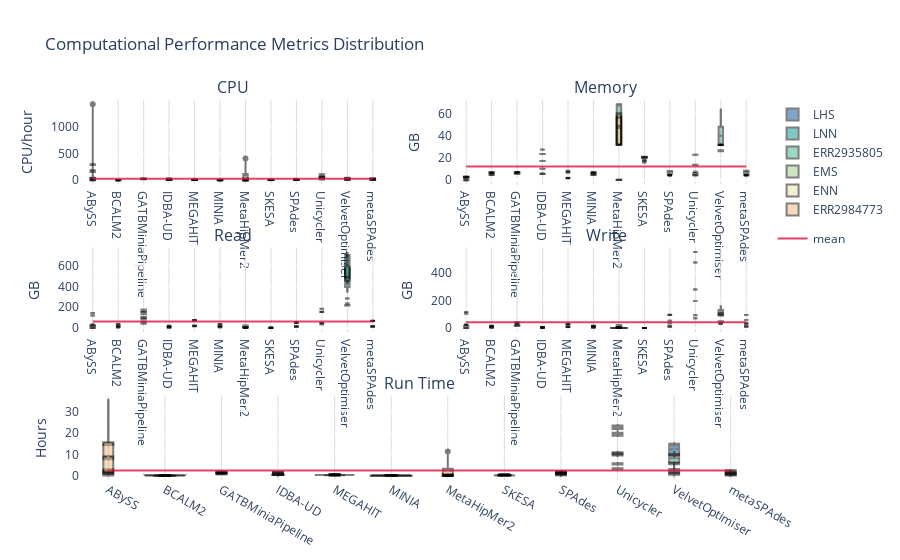

Here is the notebook cell this chart was saved with:
### Code cell
fig_per_sample = make_subplots(rows=3, cols=2, shared_xaxes=False, 
                               subplot_titles=('CPU', 'Memory', 'Read', 'Write', 'Run Time'),
                               specs=[[{}, {}],[{}, {}],[{"colspan": 2}, None]])
row_coord = 1
col_coord = 1

for column in ['cpus', 'rss', 'rchar', 'wchar']:
    showlegend = True if (row_coord == 1 and col_coord == 1) else False
    i=0
    for sample in pipeline_stats_df['sample'].unique():

        fig_per_sample.add_trace(go.Violin(y=pipeline_stats_df[column][pipeline_stats_df['sample'] == sample],
                                        x=pipeline_stats_df['assembler'][pipeline_stats_df['sample'] == sample],
                                        legendgroup='Log', scalegroup='Log', name=sample, box_visible=True, line_color='black',
                                        meanline_visible=True, fillcolor=COLOURS[i], opacity=0.5,
                                        showlegend=showlegend, spanmode='hard'),
                              row=row_coord, col=col_coord)
        i+=1
    
    fig_per_sample.add_trace(go.Scatter(y=[pipeline_stats_df[column].mean()]*len(pipeline_stats_df['assembler']), 
                                    x=pipeline_stats_df['assembler'], mode='lines', name='mean',
                                    line=dict(color="crimson"), opacity=0.8, showlegend=showlegend),
                          row=row_coord, col=col_coord)
    if col_coord == 2:
        col_coord = 1
        row_coord += 1
    else:
        col_coord +=1

i=0
for sample in pipeline_stats_df['sample'].unique():
    fig_per_sample.add_trace(go.Violin(y=pipeline_stats_df['time_hours'][pipeline_stats_df['sample'] == sample],
                 x=pipeline_stats_df['assembler'][pipeline_stats_df['sample'] == sample],
                    box_visible=True, line_color='black',
                    meanline_visible=True, fillcolor=COLOURS[i], opacity=0.5,
                    showlegend=False, spanmode='hard'),  row=3, col=1)
    i+=1

fig_per_sample.add_trace(go.Scatter(y=[pipeline_stats_df['time_hours'].mean()]*len(global_pipeline_stats_df['assembler']), 
                              x=global_pipeline_stats_df['assembler'], mode='lines',
                              line=dict(color="crimson"), opacity=0.8, name='Mean', showlegend=False),  row=3, col=1)

fig_per_sample.update_layout(plot_bgcolor='rgb(255,255,255)', title_text="Computational Performance Metrics Distribution")
# grid
fig_per_sample['layout']['xaxis']['gridcolor']='#DCDCDC'
fig_per_sample['layout']['xaxis2']['gridcolor']='#DCDCDC'
fig_per_sample['layout']['xaxis3']['gridcolor']='#DCDCDC'
fig_per_sample['layout']['xaxis4']['gridcolor']='#DCDCDC'
fig_per_sample['layout']['xaxis5']['gridcolor']='#DCDCDC'
# y-axis legends
fig_per_sample['layout']['yaxis']['title']='CPU/hour'
fig_per_sample['layout']['yaxis2']['title']='GB'
fig_per_sample['layout']['yaxis3']['title']='GB'
fig_per_sample['layout']['yaxis4']['title']='GB'
fig_per_sample['layout']['yaxis5']['title']='Hours'

fig_per_sample.update_layout(violingap=0, violinmode='overlay')
fig_per_sample.update_xaxes(categoryorder='category ascending')

fig_per_sample.show()
plot(fig_per_sample, filename='Plots/Performance/Fig S3 - Per Sample Computational Performance Metrics Distribution.html', auto_open=False)

### Figure 1 — Plotly figure (JSON) as saved in the notebook; plotly's stock layout.template omitted (floating-point values rounded to 4 significant figures; data arrays with more than 128 entries replaced by an {"elided": "..."} marker saying what was removed)
{"data": [{"box": {"visible": true}, "fillcolor": "#004B93", "legendgroup": "Log", "line": {"color": "black"}, "meanline": {"visible": true}, "name": "LHS", "opacity": 0.5, "scalegroup": "Log", "showlegend": true, "spanmode": "hard", "type": "violin", "x": ["MetaHipMer2", "MetaHipMer2", "MetaHipMer2", "BCALM2", "MINIA", "SKESA", "MEGAHIT", "metaSPAdes", "IDBA-UD", "GATBMiniaPipeline", "SPAdes", "VelvetOptimiser", "Unicycler", "ABySS", "ABySS", "ABySS", "MetaHipMer2", "MetaHipMer2", "BCALM2", "MetaHipMer2", "MINIA", "SKESA", "MEGAHIT", "metaSPAdes", "SPAdes", "IDBA-UD", "GATBMiniaPipeline", "Unicycler", "VelvetOptimiser", "ABySS", "ABySS", "ABySS", "SPAdes", "Unicycler", "GATBMiniaPipeline", "metaSPAdes", "SKESA", "MINIA", "BCALM2", "MEGAHIT", "IDBA-UD", "VelvetOptimiser", "MetaHipMer2", "MetaHipMer2", "MetaHipMer2", "ABySS", "ABySS", "ABySS"], "xaxis": "x", "y": [0.002123, 0.002032, 0.001967, 2.571, 6.198, 5.548, 8.963, 24.3, 30.28, 26.11, 24.36, 28.19, 72.42, 0, 0, 0, 0.002036, 0.002086, 2.555, 0.00171, 6.023, 4.428, 9.983, 21.43, 22.32, 26.79, 26.42, 67.06, 45.54, 0, 0, 0, 23.6, 67.27, 25.85, 26.57, 4.356, 6.211, 2.475, 9.852, 26.85, 43.66, 0.00187, 0.001903, 0.002087, 0, 0, 0], "yaxis": "y"}, {"box": {"visible": true}, "fillcolor": "#009392", "legendgroup": "Log", "line": {"color": "black"}, "meanline": {"visible": true}, "name": "LNN", "opacity": 0.5, "scalegroup": "Log", "showlegend": true, "spanmode": "hard", "type": "violin", "x": ["MetaHipMer2", "MetaHipMer2", "MetaHipMer2", "BCALM2", "MINIA", "SKESA", "MEGAHIT", "metaSPAdes", "IDBA-UD", "SPAdes", "GATBMiniaPipeline", "ABySS", "Unicycler", "VelvetOptimiser", "MetaHipMer2", "MetaHipMer2", "BCALM2", "MINIA", "MetaHipMer2", "SKESA", "MEGAHIT", "SPAdes", "IDBA-UD", "GATBMiniaPipeline", "metaSPAdes", "ABySS", "Unicycler", "VelvetOptimiser", "MINIA", "BCALM2", "Unicycler", "metaSPAdes", "SPAdes", "SKESA", "ABySS", "MEGAHIT", "VelvetOptimiser", "IDBA-UD", "MetaHipMer2", "MetaHipMer2", "MetaHipMer2", "GATBMiniaPipeline"], "xaxis": "x", "y": [0.002048, 0.001769, 0.002087, 1.919, 1.689, 6.444, 9.701, 16.83, 0.4836, 17.84, 21.41, 40.78, 56.2, 17.16, 0.001937, 0.002045, 1.95, 1.951, 0.001799, 8.016, 10.69, 16.21, 20.27, 22.44, 21.85, 36.43, 59.54, 23.74, 1.757, 1.869, 62.82, 17.77, 19.29, 6.406, 38.9, 0.1799, 15.28, 19.57, 0.00187, 0.001929, 0.001837, 22.21], "yaxis": "y"}, {"box": {"visible": true}, "fillcolor": "#39B185", "legendgroup": "Log", "line": {"color": "black"}, "meanline": {"visible": true}, "name": "ERR2935805", "opacity": 0.5, "scalegroup": "Log", "showlegend": true, "spanmode": "hard", "type": "violin", "x": ["MetaHipMer2", "BCALM2", "MINIA", "SKESA", "MEGAHIT", "MetaHipMer2", "GATBMiniaPipeline", "IDBA-UD", "SPAdes", "metaSPAdes", "VelvetOptimiser", "VelvetOptimiser", "ABySS", "Unicycler", "MetaHipMer2", "BCALM2", "MINIA", "SKESA", "MEGAHIT", "MetaHipMer2", "GATBMiniaPipeline", "IDBA-UD", "SPAdes", "metaSPAdes", "VelvetOptimiser", "ABySS", "Unicycler", "MINIA", "SPAdes", "BCALM2", "GATBMiniaPipeline", "SKESA", "IDBA-UD", "MetaHipMer2", "MEGAHIT", "metaSPAdes", "VelvetOptimiser", "ABySS", "Unicycler"], "xaxis": "x", "y": [0.7552, 2.343, 3.036, 4.756, 12.49, 36.04, 24.21, 28.92, 24.06, 36.07, 17.15, 48.84, 282.1, 97.7, 0.4998, 2.262, 2.977, 5.009, 12.44, 34.09, 24.44, 26.55, 24.84, 32.19, 31.4, 302.8, 109.9, 3.199, 0.5191, 2.242, 24.39, 4.328, 28.63, 32.66, 10.95, 34.88, 31.76, 284.1, 108.8], "yaxis": "y"}, {"box": {"visible": true}, "fillcolor": "#9CCB86", "legendgroup": "Log", "line": {"color": "black"}, "meanline": {"visible": true}, "name": "EMS", "opacity": 0.5, "scalegroup": "Log", "showlegend": true, "spanmode": "hard", "type": "violin", "x": ["metaSPAdes", "MEGAHIT", "BCALM2", "Unicycler", "SPAdes", "MINIA", "SKESA", "VelvetOptimiser", "ABySS", "IDBA-UD", "MetaHipMer2", "GATBMiniaPipeline", "MetaHipMer2", "BCALM2", "MINIA", "SKESA", "MetaHipMer2", "IDBA-UD", "MEGAHIT", "metaSPAdes", "GATBMiniaPipeline", "SPAdes", "VelvetOptimiser", "ABySS", "Unicycler", "BCALM2", "MINIA", "MetaHipMer2", "SKESA", "MEGAHIT", "IDBA-UD", "metaSPAdes", "MetaHipMer2", "GATBMiniaPipeline", "SPAdes", "VelvetOptimiser", "ABySS", "Unicycler"], "xaxis": "x", "y": [0.3608, 4.298, 0.6613, 34.77, 10.92, 0.732, 2.196, 16.56, 151.9, 7.505, 9.033, 22.51, 0.189, 0.01155, 0.7028, 2.386, 8.613, 7.362, 5.063, 10.06, 22.21, 11.5, 0.3115, 188.3, 38.18, 0.7347, 0.7891, 0.2384, 2.486, 5.116, 7.336, 10.09, 14.62, 22.44, 11.64, 17.44, 156.5, 34.44], "yaxis": "y"}, {"box": {"visible": true}, "fillcolor": "#E9E29C", "legendgroup": "Log", "line": {"color": "black"}, "meanline": {"visible": true}, "name": "ENN", "opacity": 0.5, "scalegroup": "Log", "showlegend": true, "spanmode": "hard", "type": "violin", "x": ["SKESA", "metaSPAdes", "BCALM2", "SPAdes", "GATBMiniaPipeline", "MEGAHIT", "Unicycler", "MINIA", "ABySS", "IDBA-UD", "VelvetOptimiser", "MetaHipMer2", "BCALM2", "MINIA", "MetaHipMer2", "SKESA", "MEGAHIT", "MetaHipMer2", "SPAdes", "metaSPAdes", "IDBA-UD", "GATBMiniaPipeline", "ABySS", "VelvetOptimiser", "Unicycler", "BCALM2", "MINIA", "MetaHipMer2", "SKESA", "MEGAHIT", "SPAdes", "metaSPAdes", "IDBA-UD", "MetaHipMer2", "ABySS", "GATBMiniaPipeline", "VelvetOptimiser", "Unicycler"], "xaxis": "x", "y": [2.488, 3.654, 0.5537, 4.093, 19.65, 3.066, 15.22, 0.5493, 12.26, 5.76, 13.01, 6.997, 0.5234, 0.5433, 0.1841, 2.118, 3.433, 6.792, 3.752, 4.433, 5.894, 19.66, 0.2817, 12.61, 16.55, 0.5608, 0.6166, 0.1983, 2.172, 3.071, 3.845, 4.28, 6.52, 8.016, 12.01, 19.31, 12.74, 17.49], "yaxis": "y"}, {"box": {"visible": true}, "fillcolor": "#EEB479", "legendgroup": "Log", "line": {"color": "black"}, "meanline": {"visible": true}, "name": "ERR2984773", "opacity": 0.5, "scalegroup": "Log", "showlegend": true, "spanmode": "hard", "type": "violin", "x": ["MEGAHIT", "SPAdes", "SKESA", "GATBMiniaPipeline", "BCALM2", "Unicycler", "MINIA", "metaSPAdes", "IDBA-UD", "VelvetOptimiser", "MetaHipMer2", "ABySS", "ABySS", "MetaHipMer2", "BCALM2", "MINIA", "SKESA", "MEGAHIT", "MetaHipMer2", "IDBA-UD", "GATBMiniaPipeline", "metaSPAdes", "SPAdes", "VelvetOptimiser", "Unicycler", "ABySS", "ABySS", "ABySS", "BCALM2", "MINIA", "MetaHipMer2", "SKESA", "MEGAHIT", "IDBA-UD", "MetaHipMer2", "metaSPAdes", "GATBMiniaPipeline", "SPAdes", "VelvetOptimiser", "Unicycler", "ABySS", "ABySS", "ABySS"], "xaxis": "x", "y": [6.053, 14.02, 3.713, 29.42, 0.9722, 55.01, 1.321, 14.41, 12.18, 17.95, 402.1, 0, 1412.0, 0.1915, 1.041, 1.519, 3.511, 5.93, 15.16, 11.52, 29.97, 14.81, 13.06, 17.95, 54.32, 0, 0, 0, 1.017, 1.608, 0.2644, 3.695, 5.277, 11.47, 20.43, 13.25, 31.46, 13.37, 18.89, 61.24, 0, 0, 95.57], "yaxis": "y"}, {"line": {"color": "crimson"}, "mode": "lines", "name": "mean", "opacity": 0.8, "showlegend": true, "type": "scatter", "x": {"elided": "248 str values"}, "xaxis": "x", "y": {"elided": "248 float values"}, "yaxis": "y"}, {"box": {"visible": true}, "fillcolor": "#004B93", "legendgroup": "Log", "line": {"color": "black"}, "meanline": {"visible": true}, "name": "LHS", "opacity": 0.5, "scalegroup": "Log", "showlegend": false, "spanmode": "hard", "type": "violin", "x": ["MetaHipMer2", "MetaHipMer2", "MetaHipMer2", "BCALM2", "MINIA", "SKESA", "MEGAHIT", "metaSPAdes", "IDBA-UD", "GATBMiniaPipeline", "SPAdes", "VelvetOptimiser", "Unicycler", "ABySS", "ABySS", "ABySS", "MetaHipMer2", "MetaHipMer2", "BCALM2", "MetaHipMer2", "MINIA", "SKESA", "MEGAHIT", "metaSPAdes", "SPAdes", "IDBA-UD", "GATBMiniaPipeline", "Unicycler", "VelvetOptimiser", "ABySS", "ABySS", "ABySS", "SPAdes", "Unicycler", "GATBMiniaPipeline", "metaSPAdes", "SKESA", "MINIA", "BCALM2", "MEGAHIT", "IDBA-UD", "VelvetOptimiser", "MetaHipMer2", "MetaHipMer2", "MetaHipMer2", "ABySS", "ABySS", "ABySS"], "xaxis": "x2", "y": [0.0987, 0.2173, 0.3574, 7.2, 7.2, 21, 6.9, 4.6, 27.7, 7.4, 4.6, 31.9, 7.7, 0, 0, 0, 0.1021, 0.2194, 7.2, 0.3103, 7.2, 20.8, 6.9, 4.6, 4.6, 27.7, 7.4, 7.7, 32, 0, 0, 0, 4.6, 7.7, 7.4, 4.6, 21.3, 7.2, 7.3, 6.9, 27.7, 31.9, 0.0829, 0.2163, 0.3595, 0, 0, 0], "yaxis": "y2"}, {"box": {"visible": true}, "fillcolor": "#009392", "legendgroup": "Log", "line": {"color": "black"}, "meanline": {"visible": true}, "name": "LNN", "opacity": 0.5, "scalegroup": "Log", "showlegend": false, "spanmode": "hard", "type": "violin", "x": ["MetaHipMer2", "MetaHipMer2", "MetaHipMer2", "BCALM2", "MINIA", "SKESA", "MEGAHIT", "metaSPAdes", "IDBA-UD", "SPAdes", "GATBMiniaPipeline", "ABySS", "Unicycler", "VelvetOptimiser", "MetaHipMer2", "MetaHipMer2", "BCALM2", "MINIA", "MetaHipMer2", "SKESA", "MEGAHIT", "SPAdes", "IDBA-UD", "GATBMiniaPipeline", "metaSPAdes", "ABySS", "Unicycler", "VelvetOptimiser", "MINIA", "BCALM2", "Unicycler", "metaSPAdes", "SPAdes", "SKESA", "ABySS", "MEGAHIT", "VelvetOptimiser", "IDBA-UD", "MetaHipMer2", "MetaHipMer2", "MetaHipMer2", "GATBMiniaPipeline"], "xaxis": "x2", "y": [0.0997, 0.2199, 0.3659, 7, 7, 20.7, 8.5, 4.6, 17.4, 4.6, 7.1, 2.9, 4.6, 31.9, 0.105, 0.148, 7, 7.1, 0.3511, 20.6, 8.5, 4.6, 17.4, 7.1, 4.6, 3, 4.6, 31.9, 7.1, 7, 4.6, 4.6, 4.6, 20.7, 2.8, 8.5, 31.9, 17.5, 0.1006, 0.218, 0.3652, 7.2], "yaxis": "y2"}, {"box": {"visible": true}, "fillcolor": "#39B185", "legendgroup": "Log", "line": {"color": "black"}, "meanline": {"visible": true}, "name": "ERR2935805", "opacity": 0.5, "scalegroup": "Log", "showlegend": false, "spanmode": "hard", "type": "violin", "x": ["MetaHipMer2", "BCALM2", "MINIA", "SKESA", "MEGAHIT", "MetaHipMer2", "GATBMiniaPipeline", "IDBA-UD", "SPAdes", "metaSPAdes", "VelvetOptimiser", "VelvetOptimiser", "ABySS", "Unicycler", "MetaHipMer2", "BCALM2", "MINIA", "SKESA", "MEGAHIT", "MetaHipMer2", "GATBMiniaPipeline", "IDBA-UD", "SPAdes", "metaSPAdes", "VelvetOptimiser", "ABySS", "Unicycler", "MINIA", "SPAdes", "BCALM2", "GATBMiniaPipeline", "SKESA", "IDBA-UD", "MetaHipMer2", "MEGAHIT", "metaSPAdes", "VelvetOptimiser", "ABySS", "Unicycler"], "xaxis": "x2", "y": [32, 6.3, 6.1, 20.7, 7.6, 68.4, 7.3, 23.8, 8.4, 8.5, 31.9, 64.6, 2.2, 22.9, 31.9, 6.3, 6.3, 19.9, 7.6, 68.6, 7.3, 23.8, 8.3, 8.5, 32, 2.2, 23, 6.3, 8.3, 6.3, 7.3, 21.1, 23.6, 68.7, 7.6, 8.3, 31.9, 2.2, 23.1], "yaxis": "y2"}, {"box": {"visible": true}, "fillcolor": "#9CCB86", "legendgroup": "Log", "line": {"color": "black"}, "meanline": {"visible": true}, "name": "EMS", "opacity": 0.5, "scalegroup": "Log", "showlegend": false, "spanmode": "hard", "type": "violin", "x": ["metaSPAdes", "MEGAHIT", "BCALM2", "Unicycler", "SPAdes", "MINIA", "SKESA", "VelvetOptimiser", "ABySS", "IDBA-UD", "MetaHipMer2", "GATBMiniaPipeline", "MetaHipMer2", "BCALM2", "MINIA", "SKESA", "MetaHipMer2", "IDBA-UD", "MEGAHIT", "metaSPAdes", "GATBMiniaPipeline", "SPAdes", "VelvetOptimiser", "ABySS", "Unicycler", "BCALM2", "MINIA", "MetaHipMer2", "SKESA", "MEGAHIT", "IDBA-UD", "metaSPAdes", "MetaHipMer2", "GATBMiniaPipeline", "SPAdes", "VelvetOptimiser", "ABySS", "Unicycler"], "xaxis": "x2", "y": [4.6, 2.1, 6.6, 6.5, 4.6, 6.6, 17.8, 31.9, 3.2, 6, 57.2, 6.8, 32, 6.7, 6.6, 17.8, 57.3, 6, 2.1, 4.6, 6.8, 4.6, 31.9, 3.2, 6.3, 6.7, 6.6, 32.1, 17.8, 2.1, 6, 4.9, 57.3, 6.8, 4.6, 31.9, 3.3, 6.5], "yaxis": "y2"}, {"box": {"visible": true}, "fillcolor": "#E9E29C", "legendgroup": "Log", "line": {"color": "black"}, "meanline": {"visible": true}, "name": "ENN", "opacity": 0.5, "scalegroup": "Log", "showlegend": false, "spanmode": "hard", "type": "violin", "x": ["SKESA", "metaSPAdes", "BCALM2", "SPAdes", "GATBMiniaPipeline", "MEGAHIT", "Unicycler", "MINIA", "ABySS", "IDBA-UD", "VelvetOptimiser", "MetaHipMer2", "BCALM2", "MINIA", "MetaHipMer2", "SKESA", "MEGAHIT", "MetaHipMer2", "SPAdes", "metaSPAdes", "IDBA-UD", "GATBMiniaPipeline", "ABySS", "VelvetOptimiser", "Unicycler", "BCALM2", "MINIA", "MetaHipMer2", "SKESA", "MEGAHIT", "SPAdes", "metaSPAdes", "IDBA-UD", "MetaHipMer2", "ABySS", "GATBMiniaPipeline", "VelvetOptimiser", "Unicycler"], "xaxis": "x2", "y": [16.1, 4.6, 5.1, 4.6, 6.8, 1.7, 4.5, 5.1, 2.9, 5.6, 26.2, 57.6, 5.1, 5.1, 32.9, 16.1, 1.7, 56.8, 4.6, 4.6, 5.6, 6.9, 3, 26.6, 4.7, 5.1, 5.1, 32, 16.1, 1.7, 4.6, 4.6, 5.7, 56.9, 2.9, 6.8, 27.3, 4.6], "yaxis": "y2"}, {"box": {"visible": true}, "fillcolor": "#EEB479", "legendgroup": "Log", "line": {"color": "black"}, "meanline": {"visible": true}, "name": "ERR2984773", "opacity": 0.5, "scalegroup": "Log", "showlegend": false, "spanmode": "hard", "type": "violin", "x": ["MEGAHIT", "SPAdes", "SKESA", "GATBMiniaPipeline", "BCALM2", "Unicycler", "MINIA", "metaSPAdes", "IDBA-UD", "VelvetOptimiser", "MetaHipMer2", "ABySS", "ABySS", "MetaHipMer2", "BCALM2", "MINIA", "SKESA", "MEGAHIT", "MetaHipMer2", "IDBA-UD", "GATBMiniaPipeline", "metaSPAdes", "SPAdes", "VelvetOptimiser", "Unicycler", "ABySS", "ABySS", "ABySS", "BCALM2", "MINIA", "MetaHipMer2", "SKESA", "MEGAHIT", "IDBA-UD", "MetaHipMer2", "metaSPAdes", "GATBMiniaPipeline", "SPAdes", "VelvetOptimiser", "Unicycler", "ABySS", "ABySS", "ABySS"], "xaxis": "x2", "y": [2.1, 5.8, 17.8, 5.8, 4.8, 13.8, 4.7, 6.8, 10.3, 31.9, 61.3, 0, 3.1, 32, 4.6, 4.8, 17.8, 2.1, 60.1, 10.4, 5.6, 6.9, 6.8, 31.9, 13.9, 0, 0, 0, 4.7, 4.8, 31.9, 17.8, 2.1, 10.4, 60.4, 6.2, 5.7, 6.5, 31.9, 13.8, 0, 0, 3.6], "yaxis": "y2"}, {"line": {"color": "crimson"}, "mode": "lines", "name": "mean", "opacity": 0.8, "showlegend": false, "type": "scatter", "x": {"elided": "248 str values"}, "xaxis": "x2", "y": {"elided": "248 float values"}, "yaxis": "y2"}, {"box": {"visible": true}, "fillcolor": "#004B93", "legendgroup": "Log", "line": {"color": "black"}, "meanline": {"visible": true}, "name": "LHS", "opacity": 0.5, "scalegroup": "Log", "showlegend": false, "spanmode": "hard", "type": "violin", "x": ["MetaHipMer2", "MetaHipMer2", "MetaHipMer2", "BCALM2", "MINIA", "SKESA", "MEGAHIT", "metaSPAdes", "IDBA-UD", "GATBMiniaPipeline", "SPAdes", "VelvetOptimiser", "Unicycler", "ABySS", "ABySS", "ABySS", "MetaHipMer2", "MetaHipMer2", "BCALM2", "MetaHipMer2", "MINIA", "SKESA", "MEGAHIT", "metaSPAdes", "SPAdes", "IDBA-UD", "GATBMiniaPipeline", "Unicycler", "VelvetOptimiser", "ABySS", "ABySS", "ABySS", "SPAdes", "Unicycler", "GATBMiniaPipeline", "metaSPAdes", "SKESA", "MINIA", "BCALM2", "MEGAHIT", "IDBA-UD", "VelvetOptimiser", "MetaHipMer2", "MetaHipMer2", "MetaHipMer2", "ABySS", "ABySS", "ABySS"], "xaxis": "x3", "y": [0.0173, 0.0173, 0.0173, 37.8, 39, 2.8, 70.8, 68.6, 17.6, 156.9, 52.9, 422.4, 153.9, 0, 0, 0, 0.0173, 0.0173, 37.8, 0.0173, 39, 2.8, 70.8, 68.6, 52.9, 17.6, 169, 153.9, 574.7, 0, 0, 0, 52.9, 153.9, 180.7, 68.6, 2.8, 39, 37.8, 70.8, 17.6, 564.2, 0.0173, 0.0173, 0.0173, 0, 0, 0], "yaxis": "y3"}, {"box": {"visible": true}, "fillcolor": "#009392", "legendgroup": "Log", "line": {"color": "black"}, "meanline": {"visible": true}, "name": "LNN", "opacity": 0.5, "scalegroup": "Log", "showlegend": false, "spanmode": "hard", "type": "violin", "x": ["MetaHipMer2", "MetaHipMer2", "MetaHipMer2", "BCALM2", "MINIA", "SKESA", "MEGAHIT", "metaSPAdes", "IDBA-UD", "SPAdes", "GATBMiniaPipeline", "ABySS", "Unicycler", "VelvetOptimiser", "MetaHipMer2", "MetaHipMer2", "BCALM2", "MINIA", "MetaHipMer2", "SKESA", "MEGAHIT", "SPAdes", "IDBA-UD", "GATBMiniaPipeline", "metaSPAdes", "ABySS", "Unicycler", "VelvetOptimiser", "MINIA", "BCALM2", "Unicycler", "metaSPAdes", "SPAdes", "SKESA", "ABySS", "MEGAHIT", "VelvetOptimiser", "IDBA-UD", "MetaHipMer2", "MetaHipMer2", "MetaHipMer2", "GATBMiniaPipeline"], "xaxis": "x3", "y": [0.0173, 0.0173, 0.0173, 18.7, 19, 2, 77.6, 66.8, 14.3, 51.1, 102.4, 121.1, 184.9, 706.1, 0.0173, 0.0173, 18.7, 19, 0.0173, 2, 77.6, 51.1, 14.3, 107, 66.8, 121.1, 184.9, 692.6, 19, 18.7, 184.9, 66.8, 51.1, 2, 121.1, 77.6, 411.3, 14.3, 0.0173, 0.0173, 0.0173, 98.6], "yaxis": "y3"}, {"box": {"visible": true}, "fillcolor": "#39B185", "legendgroup": "Log", "line": {"color": "black"}, "meanline": {"visible": true}, "name": "ERR2935805", "opacity": 0.5, "scalegroup": "Log", "showlegend": false, "spanmode": "hard", "type": "violin", "x": ["MetaHipMer2", "BCALM2", "MINIA", "SKESA", "MEGAHIT", "MetaHipMer2", "GATBMiniaPipeline", "IDBA-UD", "SPAdes", "metaSPAdes", "VelvetOptimiser", "VelvetOptimiser", "ABySS", "Unicycler", "MetaHipMer2", "BCALM2", "MINIA", "SKESA", "MEGAHIT", "MetaHipMer2", "GATBMiniaPipeline", "IDBA-UD", "SPAdes", "metaSPAdes", "VelvetOptimiser", "ABySS", "Unicycler", "MINIA", "SPAdes", "BCALM2", "GATBMiniaPipeline", "SKESA", "IDBA-UD", "MetaHipMer2", "MEGAHIT", "metaSPAdes", "VelvetOptimiser", "ABySS", "Unicycler"], "xaxis": "x3", "y": [22.2, 33.4, 34.6, 3, 76.2, 24.5, 125.5, 20.9, 53.4, 69.3, 341.2, 732.4, 143.7, 155.7, 20.9, 33.4, 34.6, 3, 76.2, 24.5, 156.1, 20.9, 53.4, 69.3, 450.8, 143.7, 155.7, 34.6, 53.4, 33.4, 150.1, 3, 20.9, 24.5, 76.2, 69.3, 451.5, 143.7, 155.7], "yaxis": "y3"}, {"box": {"visible": true}, "fillcolor": "#9CCB86", "legendgroup": "Log", "line": {"color": "black"}, "meanline": {"visible": true}, "name": "EMS", "opacity": 0.5, "scalegroup": "Log", "showlegend": false, "spanmode": "hard", "type": "violin", "x": ["metaSPAdes", "MEGAHIT", "BCALM2", "Unicycler", "SPAdes", "MINIA", "SKESA", "VelvetOptimiser", "ABySS", "IDBA-UD", "MetaHipMer2", "GATBMiniaPipeline", "MetaHipMer2", "BCALM2", "MINIA", "SKESA", "MetaHipMer2", "IDBA-UD", "MEGAHIT", "metaSPAdes", "GATBMiniaPipeline", "SPAdes", "VelvetOptimiser", "ABySS", "Unicycler", "BCALM2", "MINIA", "MetaHipMer2", "SKESA", "MEGAHIT", "IDBA-UD", "metaSPAdes", "MetaHipMer2", "GATBMiniaPipeline", "SPAdes", "VelvetOptimiser", "ABySS", "Unicycler"], "xaxis": "x3", "y": [15.8, 20.6, 8.5, 46.8, 15.7, 9.1, 0.9135, 283.9, 33.3, 5.8, 5.9, 59, 5.8, 8.5, 9.1, 0.9135, 5.9, 5.8, 20.6, 15.8, 63.9, 15.7, 283.9, 33.3, 46.8, 8.5, 9.1, 5.8, 0.9135, 20.6, 5.8, 15.8, 5.9, 61.4, 15.7, 283.9, 33.3, 46.8], "yaxis": "y3"}, {"box": {"visible": true}, "fillcolor": "#E9E29C", "legendgroup": "Log", "line": {"color": "black"}, "meanline": {"visible": true}, "name": "ENN", "opacity": 0.5, "scalegroup": "Log", "showlegend": false, "spanmode": "hard", "type": "violin", "x": ["SKESA", "metaSPAdes", "BCALM2", "SPAdes", "GATBMiniaPipeline", "MEGAHIT", "Unicycler", "MINIA", "ABySS", "IDBA-UD", "VelvetOptimiser", "MetaHipMer2", "BCALM2", "MINIA", "MetaHipMer2", "SKESA", "MEGAHIT", "MetaHipMer2", "SPAdes", "metaSPAdes", "IDBA-UD", "GATBMiniaPipeline", "ABySS", "VelvetOptimiser", "Unicycler", "BCALM2", "MINIA", "MetaHipMer2", "SKESA", "MEGAHIT", "SPAdes", "metaSPAdes", "IDBA-UD", "MetaHipMer2", "ABySS", "GATBMiniaPipeline", "VelvetOptimiser", "Unicycler"], "xaxis": "x3", "y": [0.3685, 12.6, 5.9, 9.6, 42.3, 16.5, 36.2, 6.5, 25.1, 5.3, 236.1, 5, 5.9, 6.5, 4.9, 0.3685, 16.5, 5, 9.6, 12.6, 5.3, 47.6, 25, 236.1, 36.2, 5.9, 6.5, 4.9, 0.3685, 16.5, 9.6, 12.6, 5.3, 5, 25.1, 40.5, 236.1, 36.2], "yaxis": "y3"}, {"box": {"visible": true}, "fillcolor": "#EEB479", "legendgroup": "Log", "line": {"color": "black"}, "meanline": {"visible": true}, "name": "ERR2984773", "opacity": 0.5, "scalegroup": "Log", "showlegend": false, "spanmode": "hard", "type": "violin", "x": ["MEGAHIT", "SPAdes", "SKESA", "GATBMiniaPipeline", "BCALM2", "Unicycler", "MINIA", "metaSPAdes", "IDBA-UD", "VelvetOptimiser", "MetaHipMer2", "ABySS", "ABySS", "MetaHipMer2", "BCALM2", "MINIA", "SKESA", "MEGAHIT", "MetaHipMer2", "IDBA-UD", "GATBMiniaPipeline", "metaSPAdes", "SPAdes", "VelvetOptimiser", "Unicycler", "ABySS", "ABySS", "ABySS", "BCALM2", "MINIA", "MetaHipMer2", "SKESA", "MEGAHIT", "IDBA-UD", "MetaHipMer2", "metaSPAdes", "GATBMiniaPipeline", "SPAdes", "VelvetOptimiser", "Unicycler", "ABySS", "ABySS", "ABySS"], "xaxis": "x3", "y": [22.3, 15.9, 0.8848, 86.2, 16.2, 48, 17.3, 16.2, 8.8, 219.1, 6.6, 0, 36.8, 6.3, 16.2, 17.3, 0.8848, 22.3, 6.4, 8.8, 96.8, 16.2, 15.9, 216.7, 48, 0, 0, 0, 16.2, 17.3, 6.3, 0.8848, 22.3, 8.8, 6.4, 16.2, 89.7, 15.9, 218.7, 48, 0, 0, 36.8], "yaxis": "y3"}, {"line": {"color": "crimson"}, "mode": "lines", "name": "mean", "opacity": 0.8, "showlegend": false, "type": "scatter", "x": {"elided": "248 str values"}, "xaxis": "x3", "y": {"elided": "248 float values"}, "yaxis": "y3"}, {"box": {"visible": true}, "fillcolor": "#004B93", "legendgroup": "Log", "line": {"color": "black"}, "meanline": {"visible": true}, "name": "LHS", "opacity": 0.5, "scalegroup": "Log", "showlegend": false, "spanmode": "hard", "type": "violin", "x": ["MetaHipMer2", "MetaHipMer2", "MetaHipMer2", "BCALM2", "MINIA", "SKESA", "MEGAHIT", "metaSPAdes", "IDBA-UD", "GATBMiniaPipeline", "SPAdes", "VelvetOptimiser", "Unicycler", "ABySS", "ABySS", "ABySS", "MetaHipMer2", "MetaHipMer2", "BCALM2", "MetaHipMer2", "MINIA", "SKESA", "MEGAHIT", "metaSPAdes", "SPAdes", "IDBA-UD", "GATBMiniaPipeline", "Unicycler", "VelvetOptimiser", "ABySS", "ABySS", "ABySS", "SPAdes", "Unicycler", "GATBMiniaPipeline", "metaSPAdes", "SKESA", "MINIA", "BCALM2", "MEGAHIT", "IDBA-UD", "VelvetOptimiser", "MetaHipMer2", "MetaHipMer2", "MetaHipMer2", "ABySS", "ABySS", "ABySS"], "xaxis": "x4", "y": [9.111e-05, 9.727e-05, 0.0001053, 16.8, 16.8, 0.0028, 24.7, 33.9, 6.9, 42.5, 34, 92.1, 197.5, 0, 0, 0, 9.092e-05, 9.795e-05, 16.8, 0.0001052, 16.8, 0.0028, 24.7, 33.9, 34, 6.9, 42.4, 197.5, 91.9, 0, 0, 0, 34, 197.5, 42.5, 33.9, 0.0028, 16.8, 16.8, 24.7, 6.9, 92, 9.121e-05, 9.775e-05, 0.0001051, 0, 0, 0], "yaxis": "y4"}, {"box": {"visible": true}, "fillcolor": "#009392", "legendgroup": "Log", "line": {"color": "black"}, "meanline": {"visible": true}, "name": "LNN", "opacity": 0.5, "scalegroup": "Log", "showlegend": false, "spanmode": "hard", "type": "violin", "x": ["MetaHipMer2", "MetaHipMer2", "MetaHipMer2", "BCALM2", "MINIA", "SKESA", "MEGAHIT", "metaSPAdes", "IDBA-UD", "SPAdes", "GATBMiniaPipeline", "ABySS", "Unicycler", "VelvetOptimiser", "MetaHipMer2", "MetaHipMer2", "BCALM2", "MINIA", "MetaHipMer2", "SKESA", "MEGAHIT", "SPAdes", "IDBA-UD", "GATBMiniaPipeline", "metaSPAdes", "ABySS", "Unicycler", "VelvetOptimiser", "MINIA", "BCALM2", "Unicycler", "metaSPAdes", "SPAdes", "SKESA", "ABySS", "MEGAHIT", "VelvetOptimiser", "IDBA-UD", "MetaHipMer2", "MetaHipMer2", "MetaHipMer2", "GATBMiniaPipeline"], "xaxis": "x4", "y": [9.17e-05, 9.883e-05, 0.0001063, 13.6, 13.6, 0.008, 28.3, 11.8, 1.5, 11.8, 35.9, 105.3, 70.7, 102.5, 9.189e-05, 9.893e-05, 13.6, 13.6, 0.0001062, 0.008, 28.3, 11.8, 1.5, 35.9, 11.8, 105.3, 70.7, 108.5, 13.6, 13.6, 70.7, 11.8, 11.8, 0.008, 105.3, 28.3, 102.9, 1.5, 9.17e-05, 9.854e-05, 0.0001057, 35.9], "yaxis": "y4"}, {"box": {"visible": true}, "fillcolor": "#39B185", "legendgroup": "Log", "line": {"color": "black"}, "meanline": {"visible": true}, "name": "ERR2935805", "opacity": 0.5, "scalegroup": "Log", "showlegend": false, "spanmode": "hard", "type": "violin", "x": ["MetaHipMer2", "BCALM2", "MINIA", "SKESA", "MEGAHIT", "MetaHipMer2", "GATBMiniaPipeline", "IDBA-UD", "SPAdes", "metaSPAdes", "VelvetOptimiser", "VelvetOptimiser", "ABySS", "Unicycler", "MetaHipMer2", "BCALM2", "MINIA", "SKESA", "MEGAHIT", "MetaHipMer2", "GATBMiniaPipeline", "IDBA-UD", "SPAdes", "metaSPAdes", "VelvetOptimiser", "ABySS", "Unicycler", "MINIA", "SPAdes", "BCALM2", "GATBMiniaPipeline", "SKESA", "IDBA-UD", "MetaHipMer2", "MEGAHIT", "metaSPAdes", "VelvetOptimiser", "ABySS", "Unicycler"], "xaxis": "x4", "y": [0.0002933, 14.6, 14.6, 0.0086, 29.4, 21.5, 36.1, 5.7, 95, 95.2, 97, 164.6, 117.6, 479.1, 0.0001576, 14.6, 14.6, 0.0086, 29.4, 21.5, 36.1, 5.7, 95, 95.2, 97.5, 117.6, 479.1, 14.6, 95, 14.6, 36.1, 0.0086, 5.7, 21.5, 29.4, 95.2, 97.7, 117.6, 479.1], "yaxis": "y4"}, {"box": {"visible": true}, "fillcolor": "#9CCB86", "legendgroup": "Log", "line": {"color": "black"}, "meanline": {"visible": true}, "name": "EMS", "opacity": 0.5, "scalegroup": "Log", "showlegend": false, "spanmode": "hard", "type": "violin", "x": ["metaSPAdes", "MEGAHIT", "BCALM2", "Unicycler", "SPAdes", "MINIA", "SKESA", "VelvetOptimiser", "ABySS", "IDBA-UD", "MetaHipMer2", "GATBMiniaPipeline", "MetaHipMer2", "BCALM2", "MINIA", "SKESA", "MetaHipMer2", "IDBA-UD", "MEGAHIT", "metaSPAdes", "GATBMiniaPipeline", "SPAdes", "VelvetOptimiser", "ABySS", "Unicycler", "BCALM2", "MINIA", "MetaHipMer2", "SKESA", "MEGAHIT", "IDBA-UD", "metaSPAdes", "MetaHipMer2", "GATBMiniaPipeline", "SPAdes", "VelvetOptimiser", "ABySS", "Unicycler"], "xaxis": "x4", "y": [31.8, 8, 4.3, 281.9, 53.2, 4.4, 0.0289, 34.8, 25.4, 2.6, 5.7, 19.4, 5.2, 4.3, 4.4, 0.0289, 5.7, 2.6, 8, 31.8, 19.5, 53.2, 34.8, 25.4, 281.9, 4.3, 4.4, 5.2, 0.0289, 8, 2.6, 31.8, 5.7, 19.5, 53.2, 34.8, 25.4, 281.9], "yaxis": "y4"}, {"box": {"visible": true}, "fillcolor": "#E9E29C", "legendgroup": "Log", "line": {"color": "black"}, "meanline": {"visible": true}, "name": "ENN", "opacity": 0.5, "scalegroup": "Log", "showlegend": false, "spanmode": "hard", "type": "violin", "x": ["SKESA", "metaSPAdes", "BCALM2", "SPAdes", "GATBMiniaPipeline", "MEGAHIT", "Unicycler", "MINIA", "ABySS", "IDBA-UD", "VelvetOptimiser", "MetaHipMer2", "BCALM2", "MINIA", "MetaHipMer2", "SKESA", "MEGAHIT", "MetaHipMer2", "SPAdes", "metaSPAdes", "IDBA-UD", "GATBMiniaPipeline", "ABySS", "VelvetOptimiser", "Unicycler", "BCALM2", "MINIA", "MetaHipMer2", "SKESA", "MEGAHIT", "SPAdes", "metaSPAdes", "IDBA-UD", "MetaHipMer2", "ABySS", "GATBMiniaPipeline", "VelvetOptimiser", "Unicycler"], "xaxis": "x4", "y": [0.0288, 11.3, 3.4, 11.2, 16.1, 6.9, 93.8, 3.5, 21.9, 2.5, 29.3, 4.7, 3.4, 3.5, 4.4, 0.0288, 6.9, 4.7, 11.2, 11.3, 2.5, 16.1, 21.9, 29.3, 93.8, 3.4, 3.5, 4.4, 0.0288, 6.9, 11.2, 11.3, 2.5, 4.7, 21.9, 16, 29.3, 93.8], "yaxis": "y4"}, {"box": {"visible": true}, "fillcolor": "#EEB479", "legendgroup": "Log", "line": {"color": "black"}, "meanline": {"visible": true}, "name": "ERR2984773", "opacity": 0.5, "scalegroup": "Log", "showlegend": false, "spanmode": "hard", "type": "violin", "x": ["MEGAHIT", "SPAdes", "SKESA", "GATBMiniaPipeline", "BCALM2", "Unicycler", "MINIA", "metaSPAdes", "IDBA-UD", "VelvetOptimiser", "MetaHipMer2", "ABySS", "ABySS", "MetaHipMer2", "BCALM2", "MINIA", "SKESA", "MEGAHIT", "MetaHipMer2", "IDBA-UD", "GATBMiniaPipeline", "metaSPAdes", "SPAdes", "VelvetOptimiser", "Unicycler", "ABySS", "ABySS", "ABySS", "BCALM2", "MINIA", "MetaHipMer2", "SKESA", "MEGAHIT", "IDBA-UD", "MetaHipMer2", "metaSPAdes", "GATBMiniaPipeline", "SPAdes", "VelvetOptimiser", "Unicycler", "ABySS", "ABySS", "ABySS"], "xaxis": "x4", "y": [9.5, 96.3, 0.0291, 28.2, 6.8, 555.6, 6.8, 57.7, 5, 50, 5.9, 0, 28, 4.1, 6.8, 6.8, 0.0291, 9.5, 5.8, 5, 28.2, 57.7, 96.3, 43.2, 555.6, 0, 0, 0, 6.8, 6.8, 4.1, 0.0291, 9.5, 5, 5.8, 57.7, 28.2, 96.3, 44.3, 555.6, 0, 0, 28], "yaxis": "y4"}, {"line": {"color": "crimson"}, "mode": "lines", "name": "mean", "opacity": 0.8, "showlegend": false, "type": "scatter", "x": {"elided": "248 str values"}, "xaxis": "x4", "y": {"elided": "248 float values"}, "yaxis": "y4"}, {"box": {"visible": true}, "fillcolor": "#004B93", "line": {"color": "black"}, "meanline": {"visible": true}, "opacity": 0.5, "showlegend": false, "spanmode": "hard", "type": "violin", "x": ["MetaHipMer2", "MetaHipMer2", "MetaHipMer2", "BCALM2", "MINIA", "SKESA", "MEGAHIT", "metaSPAdes", "IDBA-UD", "GATBMiniaPipeline", "SPAdes", "VelvetOptimiser", "Unicycler", "ABySS", "ABySS", "ABySS", "MetaHipMer2", "MetaHipMer2", "BCALM2", "MetaHipMer2", "MINIA", "SKESA", "MEGAHIT", "metaSPAdes", "SPAdes", "IDBA-UD", "GATBMiniaPipeline", "Unicycler", "VelvetOptimiser", "ABySS", "ABySS", "ABySS", "SPAdes", "Unicycler", "GATBMiniaPipeline", "metaSPAdes", "SKESA", "MINIA", "BCALM2", "MEGAHIT", "IDBA-UD", "VelvetOptimiser", "MetaHipMer2", "MetaHipMer2", "MetaHipMer2", "ABySS", "ABySS", "ABySS"], "xaxis": "x5", "y": [0, 0, 0, 0.21, 0.36, 0.48, 0.64, 1.77, 1.78, 1.88, 1.95, 8.22, 11.19, 1.1, 2.1, 3.1, 0, 0, 0.2, 0, 0.33, 0.48, 0.69, 1.45, 1.54, 1.5, 2.02, 10.55, 15.15, 1.09, 2.1, 3.1, 1.81, 9.12, 1.48, 2.06, 0.45, 0.33, 0.21, 0.58, 1.56, 14.26, 0, 0, 0, 1.09, 2.1, 3.1], "yaxis": "y5"}, {"box": {"visible": true}, "fillcolor": "#009392", "line": {"color": "black"}, "meanline": {"visible": true}, "opacity": 0.5, "showlegend": false, "spanmode": "hard", "type": "violin", "x": ["MetaHipMer2", "MetaHipMer2", "MetaHipMer2", "BCALM2", "MINIA", "SKESA", "MEGAHIT", "metaSPAdes", "IDBA-UD", "SPAdes", "GATBMiniaPipeline", "ABySS", "Unicycler", "VelvetOptimiser", "MetaHipMer2", "MetaHipMer2", "BCALM2", "MINIA", "MetaHipMer2", "SKESA", "MEGAHIT", "SPAdes", "IDBA-UD", "GATBMiniaPipeline", "metaSPAdes", "ABySS", "Unicycler", "VelvetOptimiser", "MINIA", "BCALM2", "Unicycler", "metaSPAdes", "SPAdes", "SKESA", "ABySS", "MEGAHIT", "VelvetOptimiser", "IDBA-UD", "MetaHipMer2", "MetaHipMer2", "MetaHipMer2", "GATBMiniaPipeline"], "xaxis": "x5", "y": [0, 0, 0, 0.12, 0.12, 0.5, 0.67, 0.98, 0.03, 1.36, 1.57, 2.28, 5.5, 5.98, 0, 0, 0.12, 0.12, 0, 0.65, 0.67, 0.94, 1.19, 1.32, 1.62, 1.79, 5.94, 6.06, 0.12, 0.11, 5.17, 1.18, 1.49, 0.62, 1.93, 0.01, 5.26, 1.15, 0, 0, 0, 1.42], "yaxis": "y5"}, {"box": {"visible": true}, "fillcolor": "#39B185", "line": {"color": "black"}, "meanline": {"visible": true}, "opacity": 0.5, "showlegend": false, "spanmode": "hard", "type": "violin", "x": ["MetaHipMer2", "BCALM2", "MINIA", "SKESA", "MEGAHIT", "MetaHipMer2", "GATBMiniaPipeline", "IDBA-UD", "SPAdes", "metaSPAdes", "VelvetOptimiser", "VelvetOptimiser", "ABySS", "Unicycler", "MetaHipMer2", "BCALM2", "MINIA", "SKESA", "MEGAHIT", "MetaHipMer2", "GATBMiniaPipeline", "IDBA-UD", "SPAdes", "metaSPAdes", "VelvetOptimiser", "ABySS", "Unicycler", "MINIA", "SPAdes", "BCALM2", "GATBMiniaPipeline", "SKESA", "IDBA-UD", "MetaHipMer2", "MEGAHIT", "metaSPAdes", "VelvetOptimiser", "ABySS", "Unicycler"], "xaxis": "x5", "y": [0.09, 0.21, 0.25, 0.5, 0.75, 0.94, 1.72, 1.7, 1.99, 2.62, 3.33, 10.96, 14.32, 21.54, 0.05, 0.18, 0.25, 0.39, 0.84, 0.83, 1.45, 1.82, 2, 2.48, 9.16, 15.38, 23.59, 0.24, 0.04, 0.24, 1.57, 0.4, 1.7, 0.79, 0.7, 2.62, 9.38, 14.38, 23.05], "yaxis": "y5"}, {"box": {"visible": true}, "fillcolor": "#9CCB86", "line": {"color": "black"}, "meanline": {"visible": true}, "opacity": 0.5, "showlegend": false, "spanmode": "hard", "type": "violin", "x": ["metaSPAdes", "MEGAHIT", "BCALM2", "Unicycler", "SPAdes", "MINIA", "SKESA", "VelvetOptimiser", "ABySS", "IDBA-UD", "MetaHipMer2", "GATBMiniaPipeline", "MetaHipMer2", "BCALM2", "MINIA", "SKESA", "MetaHipMer2", "IDBA-UD", "MEGAHIT", "metaSPAdes", "GATBMiniaPipeline", "SPAdes", "VelvetOptimiser", "ABySS", "Unicycler", "BCALM2", "MINIA", "MetaHipMer2", "SKESA", "MEGAHIT", "IDBA-UD", "metaSPAdes", "MetaHipMer2", "GATBMiniaPipeline", "SPAdes", "VelvetOptimiser", "ABySS", "Unicycler"], "xaxis": "x5", "y": [0.03, 0.27, 0.06, 9.88, 0.96, 0.06, 0.18, 1.93, 7.62, 0.46, 0.22, 0.85, 0.03, 0, 0.05, 0.19, 0.2, 0.43, 0.46, 0.87, 1, 1.07, 0.03, 9.47, 10.42, 0.06, 0.06, 0.04, 0.21, 0.31, 0.45, 0.83, 0.39, 1.06, 1.11, 1.94, 7.84, 10.47], "yaxis": "y5"}, {"box": {"visible": true}, "fillcolor": "#E9E29C", "line": {"color": "black"}, "meanline": {"visible": true}, "opacity": 0.5, "showlegend": false, "spanmode": "hard", "type": "violin", "x": ["SKESA", "metaSPAdes", "BCALM2", "SPAdes", "GATBMiniaPipeline", "MEGAHIT", "Unicycler", "MINIA", "ABySS", "IDBA-UD", "VelvetOptimiser", "MetaHipMer2", "BCALM2", "MINIA", "MetaHipMer2", "SKESA", "MEGAHIT", "MetaHipMer2", "SPAdes", "metaSPAdes", "IDBA-UD", "GATBMiniaPipeline", "ABySS", "VelvetOptimiser", "Unicycler", "BCALM2", "MINIA", "MetaHipMer2", "SKESA", "MEGAHIT", "SPAdes", "metaSPAdes", "IDBA-UD", "MetaHipMer2", "ABySS", "GATBMiniaPipeline", "VelvetOptimiser", "Unicycler"], "xaxis": "x5", "y": [0.2, 0.27, 0.06, 0.36, 0.68, 0.2, 3.06, 0.04, 0.63, 0.34, 1.4, 0.18, 0.04, 0.04, 0.04, 0.19, 0.21, 0.17, 0.24, 0.3, 0.49, 0.8, 0.02, 1.19, 3.49, 0.04, 0.05, 0.03, 0.18, 0.22, 0.35, 0.36, 0.42, 0.2, 0.61, 0.8, 1.26, 3.43], "yaxis": "y5"}, {"box": {"visible": true}, "fillcolor": "#EEB479", "line": {"color": "black"}, "meanline": {"visible": true}, "opacity": 0.5, "showlegend": false, "spanmode": "hard", "type": "violin", "x": ["MEGAHIT", "SPAdes", "SKESA", "GATBMiniaPipeline", "BCALM2", "Unicycler", "MINIA", "metaSPAdes", "IDBA-UD", "VelvetOptimiser", "MetaHipMer2", "ABySS", "ABySS", "MetaHipMer2", "BCALM2", "MINIA", "SKESA", "MEGAHIT", "MetaHipMer2", "IDBA-UD", "GATBMiniaPipeline", "metaSPAdes", "SPAdes", "VelvetOptimiser", "Unicycler", "ABySS", "ABySS", "ABySS", "BCALM2", "MINIA", "MetaHipMer2", "SKESA", "MEGAHIT", "IDBA-UD", "MetaHipMer2", "metaSPAdes", "GATBMiniaPipeline", "SPAdes", "VelvetOptimiser", "Unicycler", "ABySS", "ABySS", "ABySS"], "xaxis": "x5", "y": [0.37, 1.48, 0.25, 1.1, 0.07, 19.1, 0.14, 1.09, 0.87, 3.27, 11.36, 1.09, 35.52, 0.03, 0.08, 0.11, 0.25, 0.36, 0.37, 0.69, 1.31, 1.38, 1.39, 2.6, 18.59, 1.09, 1.1, 1.09, 0.09, 0.11, 0.04, 0.28, 0.36, 0.73, 0.6, 1.15, 1.33, 1.41, 2.87, 20.43, 1.08, 29.83, 1.61], "yaxis": "y5"}, {"line": {"color": "crimson"}, "mode": "lines", "name": "Mean", "opacity": 0.8, "showlegend": false, "type": "scatter", "x": ["MetaHipMer2", "BCALM2", "MINIA", "SKESA", "MEGAHIT", "metaSPAdes", "IDBA-UD", "SPAdes", "GATBMiniaPipeline", "ABySS", "VelvetOptimiser", "Unicycler", "MetaHipMer2", "BCALM2", "MINIA", "SKESA", "MEGAHIT", "SPAdes", "IDBA-UD", "GATBMiniaPipeline", "metaSPAdes", "ABySS", "Unicycler", "VelvetOptimiser", "metaSPAdes", "MINIA", "MEGAHIT", "BCALM2", "SKESA", "SPAdes", "Unicycler", "GATBMiniaPipeline", "ABySS", "IDBA-UD", "VelvetOptimiser", "MetaHipMer2", "BCALM2", "MINIA", "MetaHipMer2", "SKESA", "MEGAHIT", "SPAdes", "metaSPAdes", "IDBA-UD", "GATBMiniaPipeline", "ABySS", "VelvetOptimiser", "Unicycler", "BCALM2", "MINIA", "MetaHipMer2", "SKESA", "MEGAHIT", "SPAdes", "metaSPAdes", "IDBA-UD", "ABySS", "GATBMiniaPipeline", "VelvetOptimiser", "Unicycler"], "xaxis": "x5", "y": [2.451, 2.451, 2.451, 2.451, 2.451, 2.451, 2.451, 2.451, 2.451, 2.451, 2.451, 2.451, 2.451, 2.451, 2.451, 2.451, 2.451, 2.451, 2.451, 2.451, 2.451, 2.451, 2.451, 2.451, 2.451, 2.451, 2.451, 2.451, 2.451, 2.451, 2.451, 2.451, 2.451, 2.451, 2.451, 2.451, 2.451, 2.451, 2.451, 2.451, 2.451, 2.451, 2.451, 2.451, 2.451, 2.451, 2.451, 2.451, 2.451, 2.451, 2.451, 2.451, 2.451, 2.451, 2.451, 2.451, 2.451, 2.451, 2.451, 2.451], "yaxis": "y5"}], "layout": {"annotations": [{"font": {"size": 16}, "showarrow": false, "text": "CPU", "x": 0.225, "xanchor": "center", "xref": "paper", "y": 1, "yanchor": "bottom", "yref": "paper"}, {"font": {"size": 16}, "showarrow": false, "text": "Memory", "x": 0.775, "xanchor": "center", "xref": "paper", "y": 1, "yanchor": "bottom", "yref": "paper"}, {"font": {"size": 16}, "showarrow": false, "text": "Read", "x": 0.225, "xanchor": "center", "xref": "paper", "y": 0.6111, "yanchor": "bottom", "yref": "paper"}, {"font": {"size": 16}, "showarrow": false, "text": "Write", "x": 0.775, "xanchor": "center", "xref": "paper", "y": 0.6111, "yanchor": "bottom", "yref": "paper"}, {"font": {"size": 16}, "showarrow": false, "text": "Run Time", "x": 0.5, "xanchor": "center", "xref": "paper", "y": 0.2222, "yanchor": "bottom", "yref": "paper"}], "plot_bgcolor": "rgb(255,255,255)", "title": {"text": "Computational Performance Metrics Distribution"}, "violingap": 0, "violinmode": "overlay", "xaxis": {"anchor": "y", "categoryorder": "category ascending", "domain": [0, 0.45], "gridcolor": "#DCDCDC"}, "xaxis2": {"anchor": "y2", "categoryorder": "category ascending", "domain": [0.55, 1], "gridcolor": "#DCDCDC"}, "xaxis3": {"anchor": "y3", "categoryorder": "category ascending", "domain": [0, 0.45], "gridcolor": "#DCDCDC"}, "xaxis4": {"anchor": "y4", "categoryorder": "category ascending", "domain": [0.55, 1], "gridcolor": "#DCDCDC"}, "xaxis5": {"anchor": "y5", "categoryorder": "category ascending", "domain": [0, 1], "gridcolor": "#DCDCDC"}, "yaxis": {"anchor": "x", "domain": [0.7778, 1], "title": {"text": "CPU/hour"}}, "yaxis2": {"anchor": "x2", "domain": [0.7778, 1], "title": {"text": "GB"}}, "yaxis3": {"anchor": "x3", "domain": [0.3889, 0.6111], "title": {"text": "GB"}}, "yaxis4": {"anchor": "x4", "domain": [0.3889, 0.6111], "title": {"text": "GB"}}, "yaxis5": {"anchor": "x5", "domain": [0, 0.2222], "title": {"text": "Hours"}}}}
